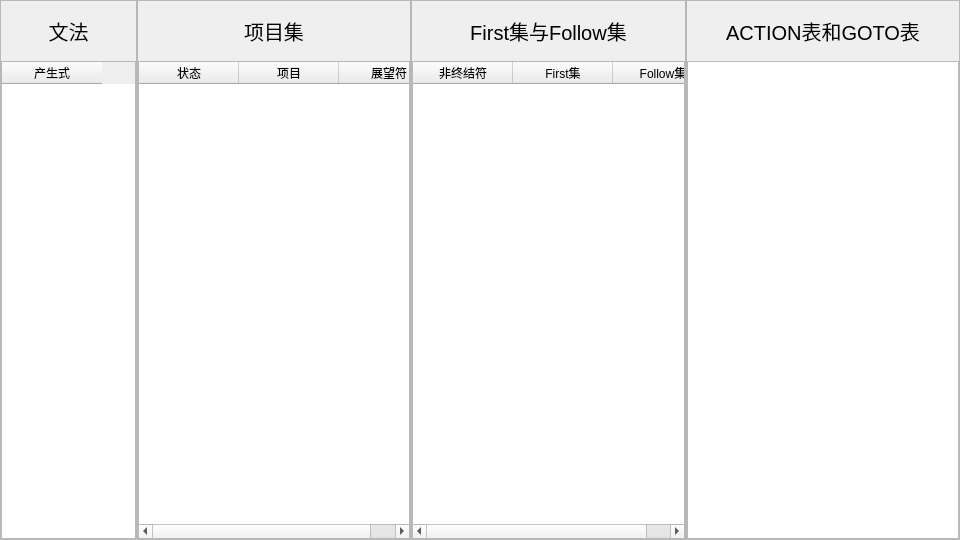
<?xml version="1.0" encoding="UTF-8"?>
<ui version="4.0">
 <class>dialog</class>
 <widget class="QDialog" name="dialog">
  <property name="geometry">
   <rect>
    <x>0</x>
    <y>0</y>
    <width>960</width>
    <height>540</height>
   </rect>
  </property>
  <property name="cursor">
   <cursorShape>ArrowCursor</cursorShape>
  </property>
  <property name="windowTitle">
   <string>语法信息</string>
  </property>
  <property name="windowIcon">
   <iconset>
    <normaloff>help/system.ico</normaloff>help/system.ico</iconset>
  </property>
  <property name="modal">
   <bool>false</bool>
  </property>
  <layout class="QHBoxLayout" name="horizontalLayout">
   <property name="spacing">
    <number>0</number>
   </property>
   <property name="leftMargin">
    <number>0</number>
   </property>
   <property name="topMargin">
    <number>0</number>
   </property>
   <property name="rightMargin">
    <number>0</number>
   </property>
   <property name="bottomMargin">
    <number>0</number>
   </property>
   <item>
    <widget class="QFrame" name="frame">
     <property name="sizePolicy">
      <sizepolicy hsizetype="Preferred" vsizetype="Preferred">
       <horstretch>1</horstretch>
       <verstretch>0</verstretch>
      </sizepolicy>
     </property>
     <property name="frameShape">
      <enum>QFrame::StyledPanel</enum>
     </property>
     <property name="frameShadow">
      <enum>QFrame::Raised</enum>
     </property>
     <layout class="QVBoxLayout" name="verticalLayout">
      <property name="spacing">
       <number>15</number>
      </property>
      <property name="leftMargin">
       <number>0</number>
      </property>
      <property name="topMargin">
       <number>15</number>
      </property>
      <property name="rightMargin">
       <number>0</number>
      </property>
      <property name="bottomMargin">
       <number>0</number>
      </property>
      <item>
       <widget class="QLabel" name="grammar_label">
        <property name="font">
         <font>
          <pointsize>15</pointsize>
         </font>
        </property>
        <property name="text">
         <string>文法</string>
        </property>
        <property name="alignment">
         <set>Qt::AlignCenter</set>
        </property>
       </widget>
      </item>
      <item>
       <widget class="QTableWidget" name="grammar_table">
        <property name="sizePolicy">
         <sizepolicy hsizetype="Expanding" vsizetype="Expanding">
          <horstretch>1</horstretch>
          <verstretch>0</verstretch>
         </sizepolicy>
        </property>
        <property name="horizontalScrollMode">
         <enum>QAbstractItemView::ScrollPerPixel</enum>
        </property>
        <attribute name="horizontalHeaderVisible">
         <bool>true</bool>
        </attribute>
        <column>
         <property name="text">
          <string>产生式</string>
         </property>
        </column>
       </widget>
      </item>
     </layout>
    </widget>
   </item>
   <item>
    <widget class="QFrame" name="frame_4">
     <property name="sizePolicy">
      <sizepolicy hsizetype="Preferred" vsizetype="Preferred">
       <horstretch>2</horstretch>
       <verstretch>0</verstretch>
      </sizepolicy>
     </property>
     <property name="frameShape">
      <enum>QFrame::StyledPanel</enum>
     </property>
     <property name="frameShadow">
      <enum>QFrame::Raised</enum>
     </property>
     <layout class="QVBoxLayout" name="verticalLayout_4">
      <property name="spacing">
       <number>15</number>
      </property>
      <property name="leftMargin">
       <number>0</number>
      </property>
      <property name="topMargin">
       <number>15</number>
      </property>
      <property name="rightMargin">
       <number>0</number>
      </property>
      <property name="bottomMargin">
       <number>0</number>
      </property>
      <item>
       <widget class="QLabel" name="item_label">
        <property name="font">
         <font>
          <family>SimSun-ExtB</family>
          <pointsize>15</pointsize>
         </font>
        </property>
        <property name="text">
         <string>项目集</string>
        </property>
        <property name="alignment">
         <set>Qt::AlignCenter</set>
        </property>
       </widget>
      </item>
      <item>
       <widget class="QTableWidget" name="item_tbl">
        <property name="sizePolicy">
         <sizepolicy hsizetype="Expanding" vsizetype="Expanding">
          <horstretch>2</horstretch>
          <verstretch>0</verstretch>
         </sizepolicy>
        </property>
        <property name="editTriggers">
         <set>QAbstractItemView::NoEditTriggers</set>
        </property>
        <property name="horizontalScrollMode">
         <enum>QAbstractItemView::ScrollPerPixel</enum>
        </property>
        <attribute name="verticalHeaderVisible">
         <bool>false</bool>
        </attribute>
        <column>
         <property name="text">
          <string>状态</string>
         </property>
        </column>
        <column>
         <property name="text">
          <string>项目</string>
         </property>
        </column>
        <column>
         <property name="text">
          <string>展望符</string>
         </property>
        </column>
       </widget>
      </item>
     </layout>
    </widget>
   </item>
   <item>
    <widget class="QFrame" name="frame_2">
     <property name="sizePolicy">
      <sizepolicy hsizetype="Preferred" vsizetype="Preferred">
       <horstretch>2</horstretch>
       <verstretch>0</verstretch>
      </sizepolicy>
     </property>
     <property name="frameShape">
      <enum>QFrame::StyledPanel</enum>
     </property>
     <property name="frameShadow">
      <enum>QFrame::Raised</enum>
     </property>
     <layout class="QVBoxLayout" name="verticalLayout_2">
      <property name="spacing">
       <number>15</number>
      </property>
      <property name="leftMargin">
       <number>0</number>
      </property>
      <property name="topMargin">
       <number>15</number>
      </property>
      <property name="rightMargin">
       <number>0</number>
      </property>
      <property name="bottomMargin">
       <number>0</number>
      </property>
      <item>
       <widget class="QLabel" name="lst_label">
        <property name="font">
         <font>
          <pointsize>15</pointsize>
         </font>
        </property>
        <property name="text">
         <string>First集与Follow集</string>
        </property>
        <property name="alignment">
         <set>Qt::AlignCenter</set>
        </property>
       </widget>
      </item>
      <item>
       <widget class="QTableWidget" name="lst_table">
        <property name="sizePolicy">
         <sizepolicy hsizetype="Expanding" vsizetype="Expanding">
          <horstretch>2</horstretch>
          <verstretch>0</verstretch>
         </sizepolicy>
        </property>
        <property name="verticalScrollMode">
         <enum>QAbstractItemView::ScrollPerPixel</enum>
        </property>
        <property name="horizontalScrollMode">
         <enum>QAbstractItemView::ScrollPerPixel</enum>
        </property>
        <attribute name="verticalHeaderVisible">
         <bool>false</bool>
        </attribute>
        <column>
         <property name="text">
          <string>非终结符</string>
         </property>
        </column>
        <column>
         <property name="text">
          <string>First集</string>
         </property>
        </column>
        <column>
         <property name="text">
          <string>Follow集</string>
         </property>
        </column>
       </widget>
      </item>
     </layout>
    </widget>
   </item>
   <item>
    <widget class="QFrame" name="frame_3">
     <property name="sizePolicy">
      <sizepolicy hsizetype="Preferred" vsizetype="Preferred">
       <horstretch>2</horstretch>
       <verstretch>0</verstretch>
      </sizepolicy>
     </property>
     <property name="frameShape">
      <enum>QFrame::StyledPanel</enum>
     </property>
     <property name="frameShadow">
      <enum>QFrame::Raised</enum>
     </property>
     <layout class="QVBoxLayout" name="verticalLayout_3">
      <property name="spacing">
       <number>15</number>
      </property>
      <property name="leftMargin">
       <number>0</number>
      </property>
      <property name="topMargin">
       <number>15</number>
      </property>
      <property name="rightMargin">
       <number>0</number>
      </property>
      <property name="bottomMargin">
       <number>0</number>
      </property>
      <item>
       <widget class="QLabel" name="table_label">
        <property name="font">
         <font>
          <pointsize>15</pointsize>
         </font>
        </property>
        <property name="text">
         <string>ACTION表和GOTO表</string>
        </property>
        <property name="alignment">
         <set>Qt::AlignCenter</set>
        </property>
       </widget>
      </item>
      <item>
       <widget class="QTableWidget" name="table">
        <property name="sizePolicy">
         <sizepolicy hsizetype="Expanding" vsizetype="Expanding">
          <horstretch>2</horstretch>
          <verstretch>0</verstretch>
         </sizepolicy>
        </property>
        <property name="verticalScrollMode">
         <enum>QAbstractItemView::ScrollPerPixel</enum>
        </property>
        <property name="horizontalScrollMode">
         <enum>QAbstractItemView::ScrollPerPixel</enum>
        </property>
       </widget>
      </item>
     </layout>
    </widget>
   </item>
  </layout>
 </widget>
 <resources/>
 <connections/>
</ui>
